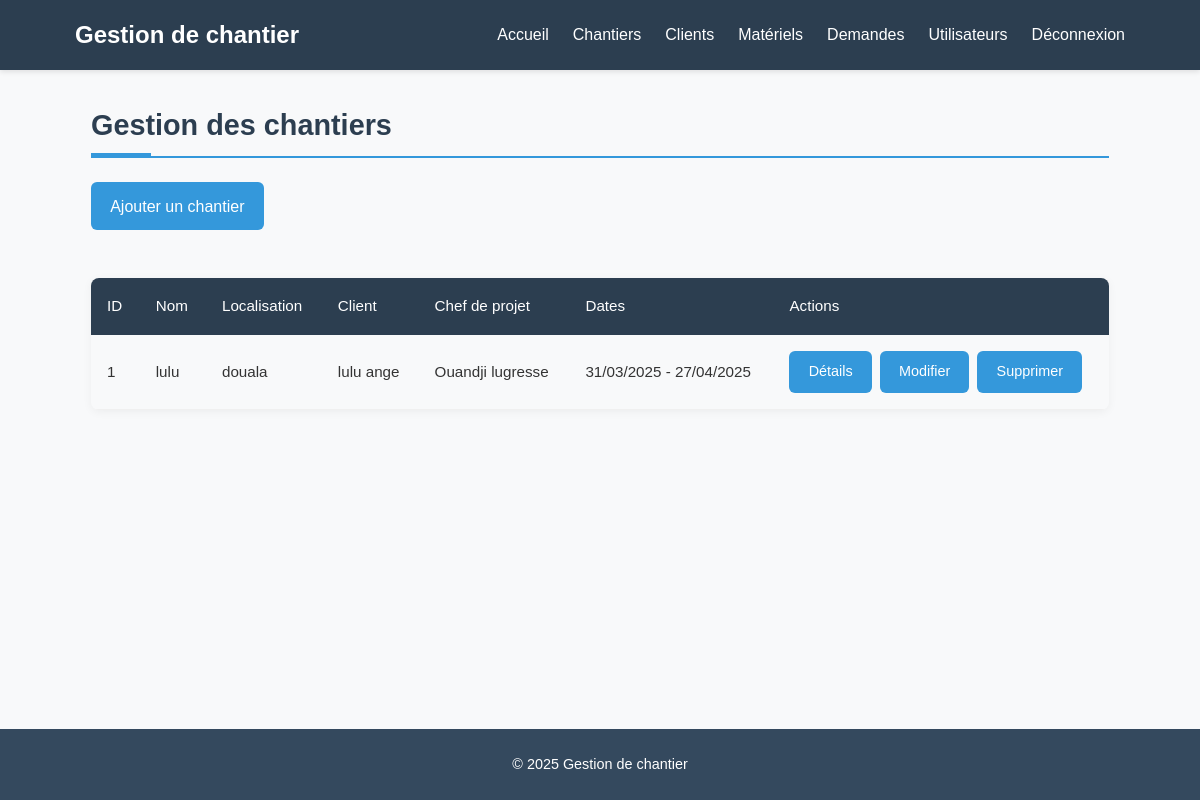
The page /pages/chantiers/liste.php (signed in) on the database its author committed.
### tables this page shows
CREATE TABLE `chantiers` (
  `id` int(11) NOT NULL,
  `nom_chantier` varchar(100) NOT NULL,
  `localisation` varchar(100) NOT NULL,
  `date_debut` date DEFAULT NULL,
  `date_fin` date DEFAULT NULL,
  `id_chef` int(11) DEFAULT NULL,
  `client_id` int(11) DEFAULT NULL
);

CREATE TABLE `clients` (
  `id` int(11) NOT NULL,
  `nom` varchar(100) NOT NULL,
  `email` varchar(100) DEFAULT NULL,
  `telephone` varchar(20) DEFAULT NULL,
  `adresse` text DEFAULT NULL
);

CREATE TABLE `users` (
  `id` int(11) NOT NULL,
  `nom` varchar(100) NOT NULL,
  `email` varchar(100) NOT NULL,
  `password` varchar(255) NOT NULL,
  `role` enum('admin','chef_chantier') NOT NULL,
  `created_at` timestamp NOT NULL DEFAULT current_timestamp()
);

### includes/auth.php (called while the page is built, shortened)
<?php
function isLoggedIn() {
    return isset($_SESSION['user_id']);
}
function isAdmin() {
    return isLoggedIn() && $_SESSION['role'] === 'admin';
}
?>

### pages/chantiers/liste.php (the view, shortened to what this page needs)
<?php
require_once '../../includes/config.php';
require_once '../../includes/auth.php';
$query = "SELECT c.*, cl.nom as client_nom, u.nom as chef_nom
          FROM chantiers c
          JOIN clients cl ON c.client_id = cl.id
          LEFT JOIN users u ON c.id_chef = u.id
          ORDER BY c.date_debut DESC";
$stmt = $db->query($query);
$chantiers = $stmt->fetchAll();
require_once '../../includes/header.php';
?>
<link rel="stylesheet" href="../../assets/css/liste.css">
<link rel="stylesheet" href="../../assets/css/style.css">
<div class="user-management-container">
    <h2>Gestion des chantiers</h2>
    <?php if (isAdmin()): ?>
        <a href="ajouter.php" class="add-user-btn">Ajouter un chantier</a>
    <?php endif; ?>
    <div class="table-responsive">
        <table class="users-table">
            <thead>
                <tr>
                    <th>ID</th>
                    <th>Nom</th>
                    <th>Localisation</th>
                    <th>Client</th>
                    <th>Chef de projet</th>
                    <th>Dates</th>
                    <th>Actions</th>
                </tr>
            </thead>
            <tbody>
                <?php foreach ($chantiers as $chantier): ?>
                <tr>
                    <td><?= $chantier['id'] ?></td>
                    <td><?= htmlspecialchars($chantier['nom_chantier']) ?></td>
                    <td><?= htmlspecialchars($chantier['localisation']) ?></td>
                    <td><?= htmlspecialchars($chantier['client_nom']) ?></td>
                    <td>
                        <?= $chantier['chef_nom'] ? htmlspecialchars($chantier['chef_nom']) : '<span class="status warning">Non attribué</span>' ?>
                    </td>
                    <td>
                        <?= date('d/m/Y', strtotime($chantier['date_debut'])) ?>
                        <?= $chantier['date_fin'] ? ' - '.date('d/m/Y', strtotime($chantier['date_fin'])) : '' ?>
                    </td>
                    <td>
                        <div class="action-buttons">
                            <a href="details.php?id=<?= $chantier['id'] ?>" class="btn view-btn">Détails</a>
                            <?php if (isAdmin()): ?>
                                <a href="modifier.php?id=<?= $chantier['id'] ?>" class="btn edit-btn">Modifier</a>
                                <a href="supprimer.php?id=<?= $chantier['id'] ?>" class="btn delete-btn" onclick="return confirm('Êtes-vous sûr ?')">Supprimer</a>
                            <?php endif; ?>
                        </div>
                    </td>
                </tr>
                <?php endforeach; ?>
            </tbody>
        </table>
    </div>
</div>
<?php require_once '../../includes/footer.php'; ?>

### assets/css/style.css (style rules this page uses)
* { margin: 0; padding: 0; box-sizing: border-box; }
body { font-family: 'Arial', sans-serif; line-height: 1.6; color: #333; background-color: #f8f9fa; display: flex; flex-direction: column; min-height: 100vh; }
.btn { display: inline-block; background: #3498db; color: white; padding: 0.6rem 1.2rem; border-radius: 6px; text-decoration: none; font-size: 0.9rem; transition: background 0.3s; }
h2 { color: #2c3e50; font-size: 1.8rem; margin-bottom: 1.5rem; padding-bottom: 0.5rem; position: relative; }
h2::after { content: ''; position: absolute; left: 0; bottom: 0; width: 60px; height: 3px; background: #3498db; }

### assets/css/liste.css (style rules this page uses)
.user-management-container { max-width: 1200px; margin: 2rem auto; padding: 0 1rem; }
.user-management-container h2 { color: #2c3e50; font-size: 1.8rem; margin-bottom: 1.5rem; padding-bottom: 0.5rem; border-bottom: 2px solid #3498db; }
.add-user-btn { display: inline-block; background-color: #3498db; color: white; padding: 0.7rem 1.2rem; border-radius: 6px; text-decoration: none; margin-bottom: 1.5rem; transition: all 0.2s ease; }
.table-responsive { overflow-x: auto; margin: 1.5rem 0; box-shadow: 0 2px 10px rgba(0, 0, 0, 0.05); border-radius: 8px; }
.users-table { width: 100%; border-collapse: collapse; font-size: 0.95rem; }
.users-table th { background-color: #2c3e50; color: white; padding: 1rem; text-align: left; font-weight: 500; }
.users-table td { padding: 1rem; border-bottom: 1px solid #f0f0f0; }
.action-buttons { display: flex; gap: 0.5rem; }
.btn { padding: 0.5rem 1rem; border-radius: 4px; font-size: 0.85rem; text-decoration: none; transition: all 0.2s ease; }
.edit-btn { background-color: #3498db; color: white; }
.delete-btn { background-color: #f44336; color: white; }
.view-btn { background-color: #2196F3; color: white; }

### rows shown on the page
chantiers: id "1", nom_chantier "lulu", localisation "douala", client.nom "lulu ange", id_chef.nom "Ouandji lugresse", date_debut "31/03/2025", date_fin "27/04/2025"
